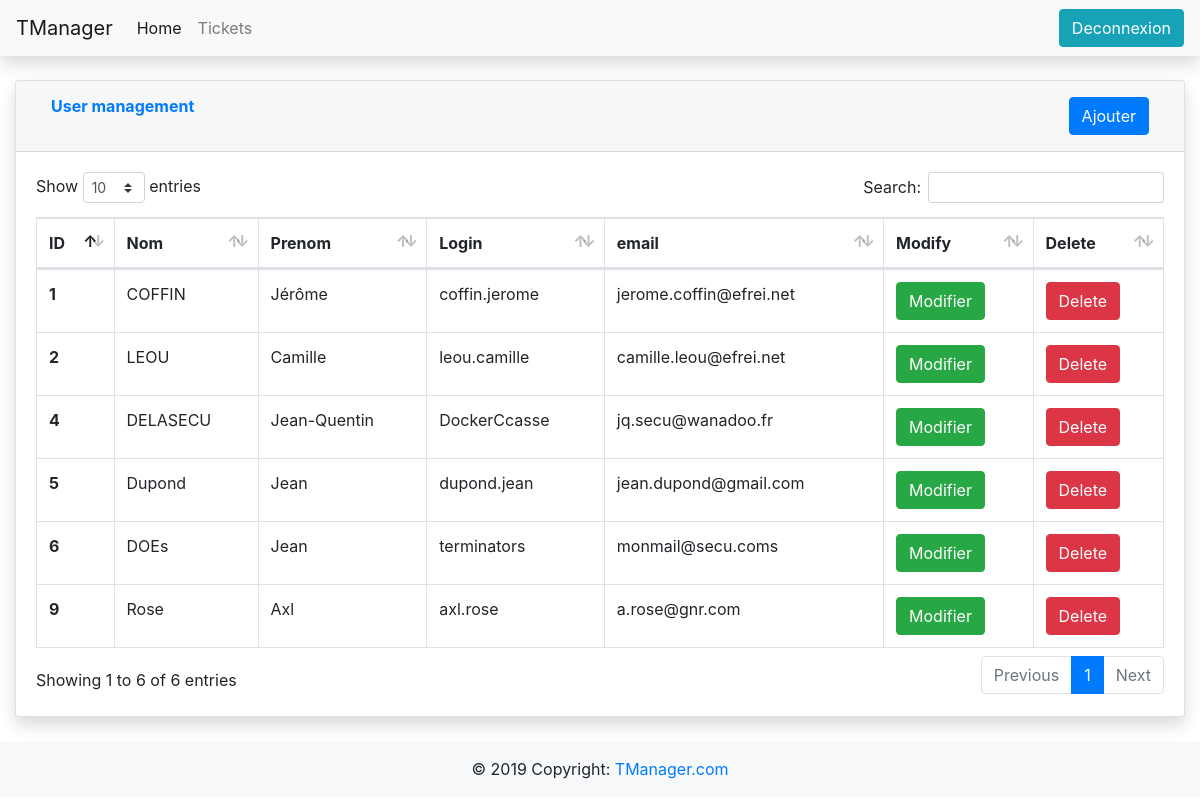
Screenshot of /projet_web/gestion_utilisateur.php (signed in) with the database file from the repository.
### tables this page shows
CREATE TABLE `utilisateur` (
  `utilisateur_id` int(11) NOT NULL AUTO_INCREMENT,
  `utilisateur_nom` varchar(50) NOT NULL DEFAULT '',
  `utilisateur_prenom` varchar(50) NOT NULL DEFAULT '',
  `utilisateur_login` varchar(50) NOT NULL DEFAULT '',
  `utilisateur_pass` varchar(50) NOT NULL DEFAULT '',
  `utilisateur_email` varchar(50) NOT NULL DEFAULT '',
  `utilisateur_del` int(11) NOT NULL DEFAULT '0',
  `utilisateur_droit` int(11) DEFAULT NULL,
  PRIMARY KEY (`utilisateur_id`)
);

### projet_web/gestion_utilisateur.php (the view, shortened to what this page needs)
<!doctype html>
<html lang="en">
  <head>
    <link rel="stylesheet" href="bs431/css/bootstrap.min.css">
    <link href="vendor/datatables/dataTables.bootstrap4.min.css" rel="stylesheet">
  </head>
  <body>
    <?php include('navbar.php'); ?>
    <div class="container-fluid">
      <div class="card shadow mb-4">
        <div class="card-header py-3">
          <div class="container-fluid">
            <div class="row">
              <div class="col text-left">
                <h6 class="m-0 font-weight-bold text-primary">User management</h6>
              </div>
              <div class="col text-right">
                <button type="button" class="btn btn-primary" data-toggle="modal" data-target='#modalAjouterUtilisateurs'>
                  Ajouter
                </button>
              </div>
            </div>
          </div>
        </div>
        <div class="card-body">
          <div class="table-responsive">
            <table class="table table-bordered" id="dataTable" width="100%" cellspacing="0">
              <thead>
                <tr>
                  <th>ID</th>
                  <th>Nom</th>
                  <th>Prenom</th>
                  <th>Login</th>
                  <th>email</th>
                  <th>Modify</th>
                  <th>Delete</th>
                </tr>
              </thead>
              <tbody>
                <?php include('connexion_bdd.php'); ?>
                <?php
                $reponse = $bdd->query('SELECT * FROM utilisateur WHERE utilisateur_del = 0');
                while ($donnees = $reponse->fetch()){
                ?>
                <tr>
                  <th scope="row"><?php echo $donnees['utilisateur_id']; ?></th>
                  <td><?php echo $donnees['utilisateur_nom']; ?></td>
                  <td><?php echo $donnees['utilisateur_prenom']; ?></td>
                  <td><?php echo $donnees['utilisateur_login']; ?></td>
                  <td><?php echo $donnees['utilisateur_email']; ?></td>
                  <td>
                    <form action ="utilisateur/modifier_utilisateur.php" method="get">
                      <button type="submit" class="btn btn-success">Modifier</button>
                    </form>
                  </td>
                  <td>
                    <form action ="utilisateur/delete_utilisateur.php" method="get">
                      <button type="submit" class="btn btn-danger" onclick="return confirm('Voulez-vous vraiment suprimer cet utilisateur ?');" >Delete</button>
                    </form>
                  </td>
                </tr>
                <?php
                }
                ?>
              </tbody>
            </table>
          </div>
        </div>
      </div>
    </div>
    <?php include('footer.php'); ?>
  </body>
</html>

### rows the page displays
utilisateur: utilisateur_id "1", utilisateur_nom "COFFIN", utilisateur_prenom "Jérôme", utilisateur_login "coffin.jerome", utilisateur_email "jerome.coffin@efrei.net"
utilisateur: utilisateur_id "2", utilisateur_nom "LEOU", utilisateur_prenom "Camille", utilisateur_login "leou.camille", utilisateur_email "camille.leou@efrei.net"
utilisateur: utilisateur_id "4", utilisateur_nom "DELASECU", utilisateur_prenom "Jean-Quentin", utilisateur_login "DockerCcasse", utilisateur_email "jq.secu@wanadoo.fr"
utilisateur: utilisateur_id "5", utilisateur_nom "Dupond", utilisateur_prenom "Jean", utilisateur_login "dupond.jean", utilisateur_email "jean.dupond@gmail.com"
utilisateur: utilisateur_id "6", utilisateur_nom "DOEs", utilisateur_prenom "Jean", utilisateur_login "terminators", utilisateur_email "monmail@secu.coms"
utilisateur: utilisateur_id "9", utilisateur_nom "Rose", utilisateur_prenom "Axl", utilisateur_login "axl.rose", utilisateur_email "a.rose@gnr.com"
